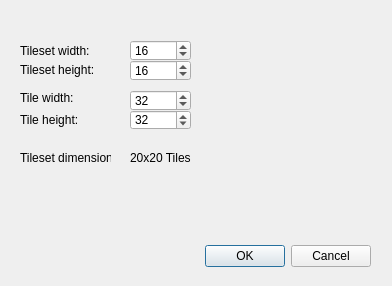
<?xml version="1.0" encoding="UTF-8"?>
<ui version="4.0">
 <class>DialogNewTileset</class>
 <widget class="QDialog" name="DialogNewTileset">
  <property name="geometry">
   <rect>
    <x>0</x>
    <y>0</y>
    <width>392</width>
    <height>286</height>
   </rect>
  </property>
  <property name="windowTitle">
   <string>Dialog</string>
  </property>
  <widget class="QDialogButtonBox" name="buttonBox">
   <property name="geometry">
    <rect>
     <x>30</x>
     <y>240</y>
     <width>341</width>
     <height>32</height>
    </rect>
   </property>
   <property name="orientation">
    <enum>Qt::Horizontal</enum>
   </property>
   <property name="standardButtons">
    <set>QDialogButtonBox::Cancel|QDialogButtonBox::Ok</set>
   </property>
  </widget>
  <widget class="QSpinBox" name="inp_height">
   <property name="geometry">
    <rect>
     <x>130</x>
     <y>60</y>
     <width>61</width>
     <height>21</height>
    </rect>
   </property>
   <property name="maximum">
    <number>512</number>
   </property>
   <property name="value">
    <number>16</number>
   </property>
  </widget>
  <widget class="QLabel" name="lbl_height">
   <property name="geometry">
    <rect>
     <x>20</x>
     <y>60</y>
     <width>81</width>
     <height>20</height>
    </rect>
   </property>
   <property name="text">
    <string>Tileset height:</string>
   </property>
  </widget>
  <widget class="QLabel" name="lbl_tileheight">
   <property name="geometry">
    <rect>
     <x>20</x>
     <y>110</y>
     <width>61</width>
     <height>20</height>
    </rect>
   </property>
   <property name="text">
    <string>Tile height:</string>
   </property>
  </widget>
  <widget class="QSpinBox" name="inp_tileheight">
   <property name="geometry">
    <rect>
     <x>130</x>
     <y>110</y>
     <width>61</width>
     <height>20</height>
    </rect>
   </property>
   <property name="maximum">
    <number>2048</number>
   </property>
   <property name="value">
    <number>32</number>
   </property>
  </widget>
  <widget class="QSpinBox" name="inp_tilewidth">
   <property name="geometry">
    <rect>
     <x>130</x>
     <y>90</y>
     <width>61</width>
     <height>21</height>
    </rect>
   </property>
   <property name="maximum">
    <number>2048</number>
   </property>
   <property name="value">
    <number>32</number>
   </property>
  </widget>
  <widget class="QLabel" name="lbl_width">
   <property name="geometry">
    <rect>
     <x>20</x>
     <y>40</y>
     <width>81</width>
     <height>21</height>
    </rect>
   </property>
   <property name="text">
    <string>Tileset width:</string>
   </property>
  </widget>
  <widget class="QSpinBox" name="inp_width">
   <property name="geometry">
    <rect>
     <x>130</x>
     <y>40</y>
     <width>61</width>
     <height>21</height>
    </rect>
   </property>
   <property name="maximum">
    <number>512</number>
   </property>
   <property name="value">
    <number>16</number>
   </property>
  </widget>
  <widget class="QLabel" name="lbl_tilewidth">
   <property name="geometry">
    <rect>
     <x>20</x>
     <y>90</y>
     <width>61</width>
     <height>16</height>
    </rect>
   </property>
   <property name="text">
    <string>Tile width:</string>
   </property>
  </widget>
  <widget class="QLabel" name="lbl_tilesetdim">
   <property name="geometry">
    <rect>
     <x>20</x>
     <y>150</y>
     <width>91</width>
     <height>16</height>
    </rect>
   </property>
   <property name="text">
    <string>Tileset dimension:</string>
   </property>
  </widget>
  <widget class="QLabel" name="lbl_val_tilesetdim">
   <property name="geometry">
    <rect>
     <x>130</x>
     <y>150</y>
     <width>81</width>
     <height>16</height>
    </rect>
   </property>
   <property name="text">
    <string>20x20 Tiles</string>
   </property>
  </widget>
 </widget>
 <resources/>
 <connections>
  <connection>
   <sender>buttonBox</sender>
   <signal>accepted()</signal>
   <receiver>DialogNewTileset</receiver>
   <slot>accept()</slot>
   <hints>
    <hint type="sourcelabel">
     <x>248</x>
     <y>254</y>
    </hint>
    <hint type="destinationlabel">
     <x>157</x>
     <y>274</y>
    </hint>
   </hints>
  </connection>
  <connection>
   <sender>buttonBox</sender>
   <signal>rejected()</signal>
   <receiver>DialogNewTileset</receiver>
   <slot>reject()</slot>
   <hints>
    <hint type="sourcelabel">
     <x>316</x>
     <y>260</y>
    </hint>
    <hint type="destinationlabel">
     <x>286</x>
     <y>274</y>
    </hint>
   </hints>
  </connection>
 </connections>
</ui>
